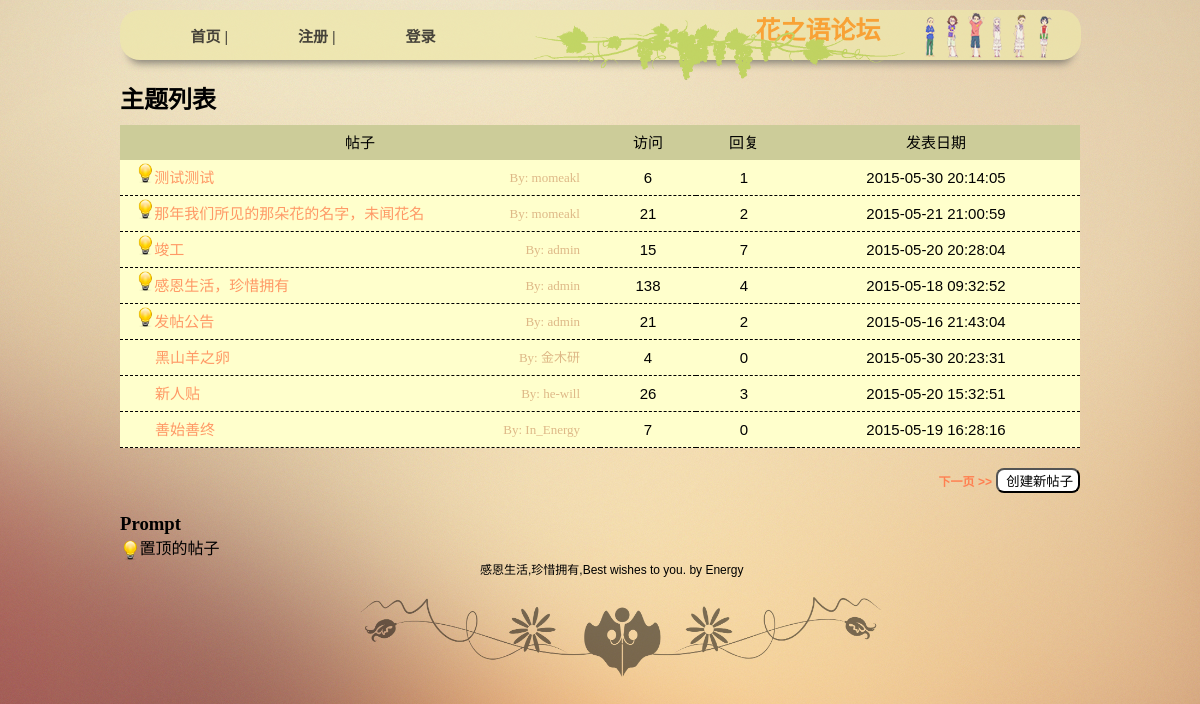
Page /work/index.php on the committed database.
### tables this page shows
CREATE TABLE `forum_topic` (
  `id` int(10) NOT NULL AUTO_INCREMENT,
  `topic` varchar(255) NOT NULL,
  `detail` text NOT NULL,
  `name` varchar(32) NOT NULL,
  `email` varchar(100) NOT NULL,
  `datetime` datetime NOT NULL DEFAULT '0000-00-00 00:00:00',
  `view` int(10) NOT NULL DEFAULT '0',
  `reply` int(10) NOT NULL DEFAULT '0',
  `sticky` tinyint(1) NOT NULL DEFAULT '0',
  PRIMARY KEY (`id`)
);

### work/index.php (called while the page is built, shortened)
<?php
  include('main_forum.php');
?>

### work/main_forum.php (the view, shortened to what this page needs)
<?php
  $page=$_GET["page"];
  $each_page = 8;
  if(!$page || $page == 1)
  {
	$start = 0;
  }else{
	$offset = $page - 1;
	$start = ($offset * $each_page);
  }
?>
<?php include('../includes/header.inc.php'); ?>
<p>
<?php
  $sql = "SELECT * FROM forum_topic
	    ORDER BY sticky DESC, datetime DESC LIMIT $start, $each_page";
  $result = mysql_query($sql);
?>
<div class="list">
<h2>主题列表</h2>
<table width="80%"  align="center"
	cellpadding="3" cellspacing="0" >
<tr bgcolor="#cc9">
<td width="40%" align="center" style="border:0;">帖子</td>
<td width="8%" align="center" style="border:0;">访问</td>
<td width="8%" align="center" style="border:0;">回复</td>
<td width="24%" align="center" style="border:0;">发表日期</td>
</tr>
<?php
  while($rows=mysql_fetch_array($result))
  {
?>
<tr bgcolor="#ffc">
  <td class="topic">
<?php
	if ($rows['sticky'] == "1")
	{
	  ?><img src="../images/lamp.png" alt="置顶"><?php
	}
?>
      <a href="view_topic.php?id=<?php echo $rows['id']; ?>"><?php echo $rows['topic']; ?></a><section class="user"><?php echo 'By: '.$rows['name']?></section>
  </td>
  <td align="center">
	  <?php
		echo $rows['view'];
	  ?>
  </td>
  <td align="center">
	  <?php
		echo $rows['reply'];
	  ?>
  </td>
  <td align="center">
	  <?php
		echo $rows['datetime'];
	  ?>
  </td>
</tr>
<?php
  }
?>
</table>
</div>
<?php
  $prevpage = 0;
  $currentend = $start + EACH_PAGE;
  $sql = "SELECT COUNT(*) FROM forum_topic";
  $result = mysql_query($sql);
  $row = mysql_fetch_row($result);
  $total = $row[0];
  $nextpage = 0;
  if($total>$currentend)
  {
	if(!$page){
		$nextpage = 2;
	}else{
		$nextpage = $page + 1;
	}
  }
?>
</p>
<p class="prevpage">
<?php
  if ($prevpage || $nextpage)
  {
	if($nextpage)
	{
		echo "<a href=\"?page={$nextpage}\">下一页 >></a> ";
	}else{
		echo "&nbsp";
	}
  }
?>
<input type="button" onClick="location.href='create_topic.php'" value="创建新帖子">
</p>
<section class="message">
<h3>Prompt</h3>
<img src="../images/lamp.png" alt="Sticky" border="0" align="absmiddle"> 置顶的帖子<br>
</section>
<?php
  include('../includes/footer.inc.php')
?>

### includes/header.inc.php (shortened to what this page needs)
<html>
<head>
<link rel="stylesheet" href="../css/bbs.css">
<link rel="stylesheet" href="../css/style.css">
</head>
<body style="background:url(../images/moho2.jpg) no-repeat; ">
<div id="header">
<?php
  if(isset($_SESSION["username"])&&$_SESSION['username'])
  {
?>
    <section class="title">
    <h1>花之语论坛</h1>
    <img src="../images/24.png" alt="lala">
    </section>
	<nav id="menu">
	    <ul>
	        <p><?php echo '&nbsp;'.'user: '.$_SESSION['username']; ?></p>
            <li><a href="../work/main_forum.php">首页</a> | </li>
            <li><a href="../work/edit_profile.php">个人资料</a> |</li>
            <li><a href="../work/logoff_user.php">退出登录</a></li>
        </ul>
    </nav>
<?php } else { ?>
    <section class="title">
    <h1>花之语论坛</h1>
    <img src="../images/24.png" alt="lala">
    </section>
	<nav id="menu2">
	    <ul>
        <li><a href="../work/main_forum.php">首页</a> | </li>
        <li><a href="../work/create_user.php">注册</a> | </li>
        <li><a href="../work/logon_form.php">登录</a></li>
        </ul>
	</nav>
<?php
  }
?>
	<br>
</div>
<div id="Content">

### includes/footer.inc.php (shortened to what this page needs)
</div>
  <section id="end">
      <p>感恩生活,珍惜拥有,Best wishes to you. by Energy</p>
      <img src="../images/159.png" alt="flower">
 </section>
</body>
</html>

### css/bbs.css (style rules this page uses)
* { margin: 0; padding: 0; font-family: '幼圆',helvetcia,sans-serif; }
body { background-color:firebrick; }
nav#menu2 ul li { list-style-type: none; float: left; margin: 10px 0 5px 50px; }
section.title { position: relative; }
section.title img { max-height: 60px; float: right; margin-right: -150px; }
table { margin: 10px auto; }
td.topic { text-indent: 15px; }
td.topic a { color:#f96; }
td,legend { font-size: 15px; line-height: 35px; }
#header { margin: 10px auto; padding:10px 0 20px 1px; border-radius: 20px; box-shadow: 0 12px 8px -9px #555; background: #EEE8AA; font-size: 14px; height: 20px; width: 80%; }
#header h1 { float: right; color: darkorange; font-size: 25px; font-weight: 600; margin: -10px 200px 20px 0; }
body div#header { background-image:url(../images/flower5.png); background-position:right; background-repeat: no-repeat; opacity: 0.7; }
div#header nav li { margin-top: 0.5%; }
div#header a { font-size: 15px; font-weight: 600; color:black; }
a { margin-left: 20px; text-decoration: none; }
section#end { margin-left: 40%; height: 20px; width: 60%; }
section#end p { font-size: 12px; }
section#end img { max-height: 80px; margin-top: 20px; margin-left: -120px; opacity: 0.5; }
p.prevpage { text-align: right; margin-right:10%; }
p.prevpage a { font-size: 12px; margin-top: 10px; color: coral; font-weight: 700; }
div.list h2 { margin-left: 10%; margin-top: 20px; font-family: "幼圆","Comic Sans MS"; }
div.list section.user { display: inline; float: right; margin-right: 20px; font-size: 13px; font-family: "Comic Sans MS"; color: burlywood; }
div.list table td { border-bottom: 1px dashed; }
body input { border-radius: 8px; margin-top: 10px; margin-bottom: 10px; padding: 1px 5px 1px 8px; background-color: #fff; height: 25px; outline:none; }
section.message { margin-top: 10px; margin-left: 10%; }
section.message h3 { font-family: "Comic Sans MS"; }
div.list img,section.message img { max-height: 25px; max-width: 20px; margin-right: -5px; }
div.list img { margin-right: -25px; }

### rows in the picture
forum_topic: sticky 1 (drawn), topic "测试测试", name "momeakl", view "6", reply "1", datetime "2015-05-30 20:14:05"
forum_topic: sticky 1 (drawn), topic "那年我们所见的那朵花的名字，未闻花名", name "momeakl", view "21", reply "2", datetime "2015-05-21 21:00:59"
forum_topic: sticky 1 (drawn), topic "竣工", name "admin", view "15", reply "7", datetime "2015-05-20 20:28:04"
forum_topic: sticky 1 (drawn), topic "感恩生活，珍惜拥有", name "admin", view "138", reply "4", datetime "2015-05-18 09:32:52"
forum_topic: sticky 1 (drawn), topic "发帖公告", name "admin", view "21", reply "2", datetime "2015-05-16 21:43:04"
forum_topic: topic "黑山羊之卵", name "金木研", view "4", reply "0", datetime "2015-05-30 20:23:31"
forum_topic: topic "新人贴", name "he-will", view "26", reply "3", datetime "2015-05-20 15:32:51"
forum_topic: topic "善始善终", name "In_Energy", view "7", reply "0", datetime "2015-05-19 16:28:16"
